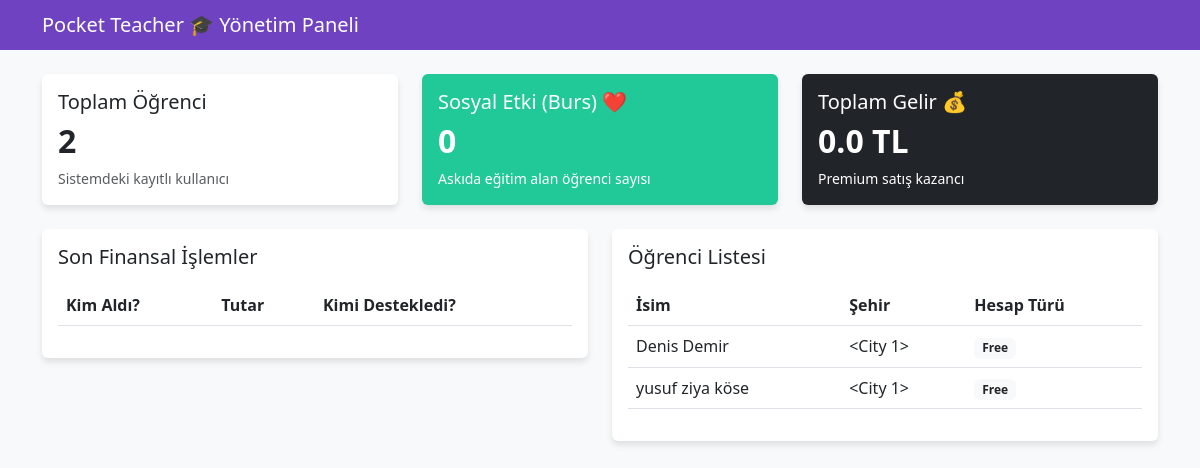
/dashboard, run on the app's committed database.
### app/models.py (models this page shows, shortened)
class Student(db.Model):
    __tablename__ = 'students'
    student_id = db.Column(db.Integer, primary_key=True)
    name = db.Column(db.String(50), nullable=False)
    last_name = db.Column(db.String(50), nullable=False)
    email = db.Column(db.String(100), unique=True, nullable=False)
    password_hash = db.Column(db.String(128), nullable=False)
    city_id = db.Column(db.Integer, db.ForeignKey('cities.city_id'), nullable=False)
    birth_date = db.Column(db.Date)
    grade = db.Column(db.Integer)
    account_type = db.Column(db.String(50), default='Free')
    adaptive_state = db.relationship('AdaptiveState', backref='student', uselist=False)

### app/web.py (the view, shortened to what this page needs)
@web_bp.route('/dashboard')
def dashboard():
    total_students = Student.query.count()
    supported_count = Student.query.filter_by(account_type='Supported').count()
    revenue = db.session.query(func.sum(FinancialTransaction.purchase_amount)).scalar() or 0.0
    students = Student.query.all()
    raw_transactions = FinancialTransaction.query.order_by(FinancialTransaction.transaction_date.desc()).limit(5).all()
    transactions = []
    return render_template('dashboard.html',
                           total_students=total_students,
                           supported_count=supported_count,
                           revenue=revenue,
                           students=students,
                           transactions=transactions)

### app/templates/dashboard.html (shortened to what this page needs)
<!DOCTYPE html>
<html lang="en">
<head>
    <link href="https://cdn.jsdelivr.net/npm/bootstrap@5.3.0/dist/css/bootstrap.min.css" rel="stylesheet">
</head>
<body>
<nav class="navbar navbar-dark bg-purple mb-4">
    <div class="container">
        <span class="navbar-brand mb-0 h1">Pocket Teacher 🎓 Yönetim Paneli</span>
    </div>
</nav>
<div class="container">
    <div class="row mb-4">
        <div class="col-md-4">
            <div class="card p-3">
                <h5>Toplam Öğrenci</h5>
                <h2 class="fw-bold">{{ total_students }}</h2>
                <small class="text-muted">Sistemdeki kayıtlı kullanıcı</small>
            </div>
        </div>
        <div class="col-md-4">
            <div class="card p-3 bg-impact">
                <h5>Sosyal Etki (Burs) ❤️</h5>
                <h2 class="fw-bold">{{ supported_count }}</h2>
                <small>Askıda eğitim alan öğrenci sayısı</small>
            </div>
        </div>
        <div class="col-md-4">
            <div class="card p-3 text-white bg-dark">
                <h5>Toplam Gelir 💰</h5>
                <h2 class="fw-bold">{{ revenue }} TL</h2>
                <small>Premium satış kazancı</small>
            </div>
        </div>
    </div>
    <div class="row">
        <div class="col-md-6">
            <div class="card p-3">
                <h5 class="mb-3">Son Finansal İşlemler</h5>
                <table class="table table-hover">
                    <thead>
                        <tr>
                            <th>Kim Aldı?</th>
                            <th>Tutar</th>
                            <th>Kimi Destekledi?</th>
                        </tr>
                    </thead>
                </table>
            </div>
        </div>
        <div class="col-md-6">
            <div class="card p-3">
                <h5 class="mb-3">Öğrenci Listesi</h5>
                <table class="table">
                    <thead>
                        <tr>
                            <th>İsim</th>
                            <th>Şehir</th>
                            <th>Hesap Türü</th>
                        </tr>
                    </thead>
                    <tbody>
                        {% for s in students %}
                        <tr>
                            <td>{{ s.name }} {{ s.last_name }}</td>
                            <td>{{ s.city }}</td>
                            <td>
                                {% if s.account_type == 'Premium' %}
                                <span class="badge bg-warning text-dark">Premium</span>
                                {% elif s.account_type == 'Supported' %}
                                <span class="badge bg-success">Burslu (Supported)</span>
                                {% else %}
                                <span class="badge bg-light text-dark">Free</span>
                                {% endif %}
                            </td>
                        </tr>
                        {% endfor %}
                    </tbody>
                </table>
            </div>
        </div>
    </div>
</div>
</body>
</html>

### app/templates/dashboard.html (style rules this page uses)
body { background-color: #f8f9fa; }
.card { border: none; box-shadow: 0 4px 6px rgba(0,0,0,0.1); }
.bg-purple { background-color: #6f42c1; color: white; }
.bg-impact { background-color: #20c997; color: white; }

### data on the page
Student: name "Denis", last_name "Demir", city "<City 1>", account_type "Free"
Student: name "yusuf ziya", last_name "köse", city "<City 1>", account_type "Free"

### other printed values
{{ total_students }} "2"
{{ supported_count }} "0"
{{ revenue }} "0.0"
